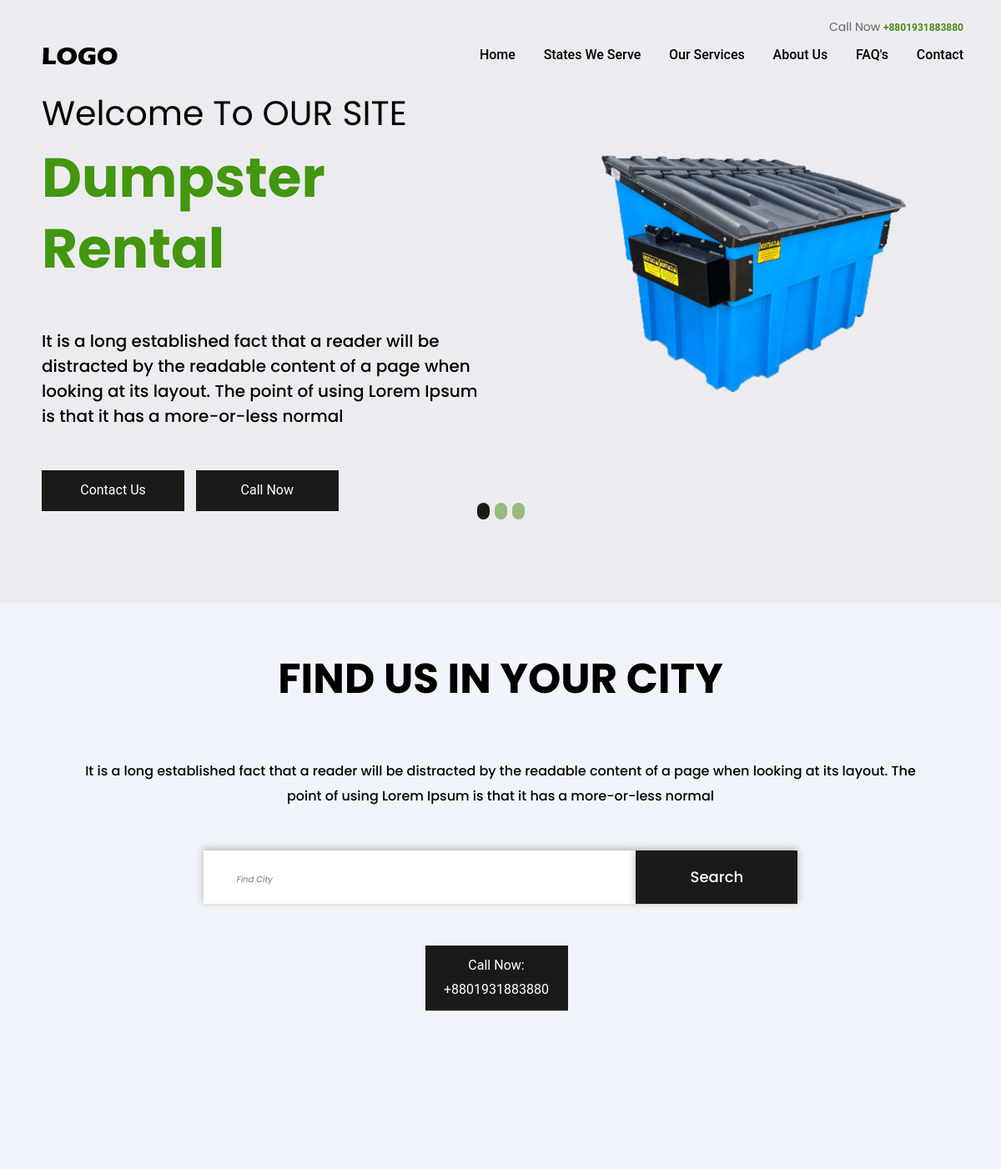
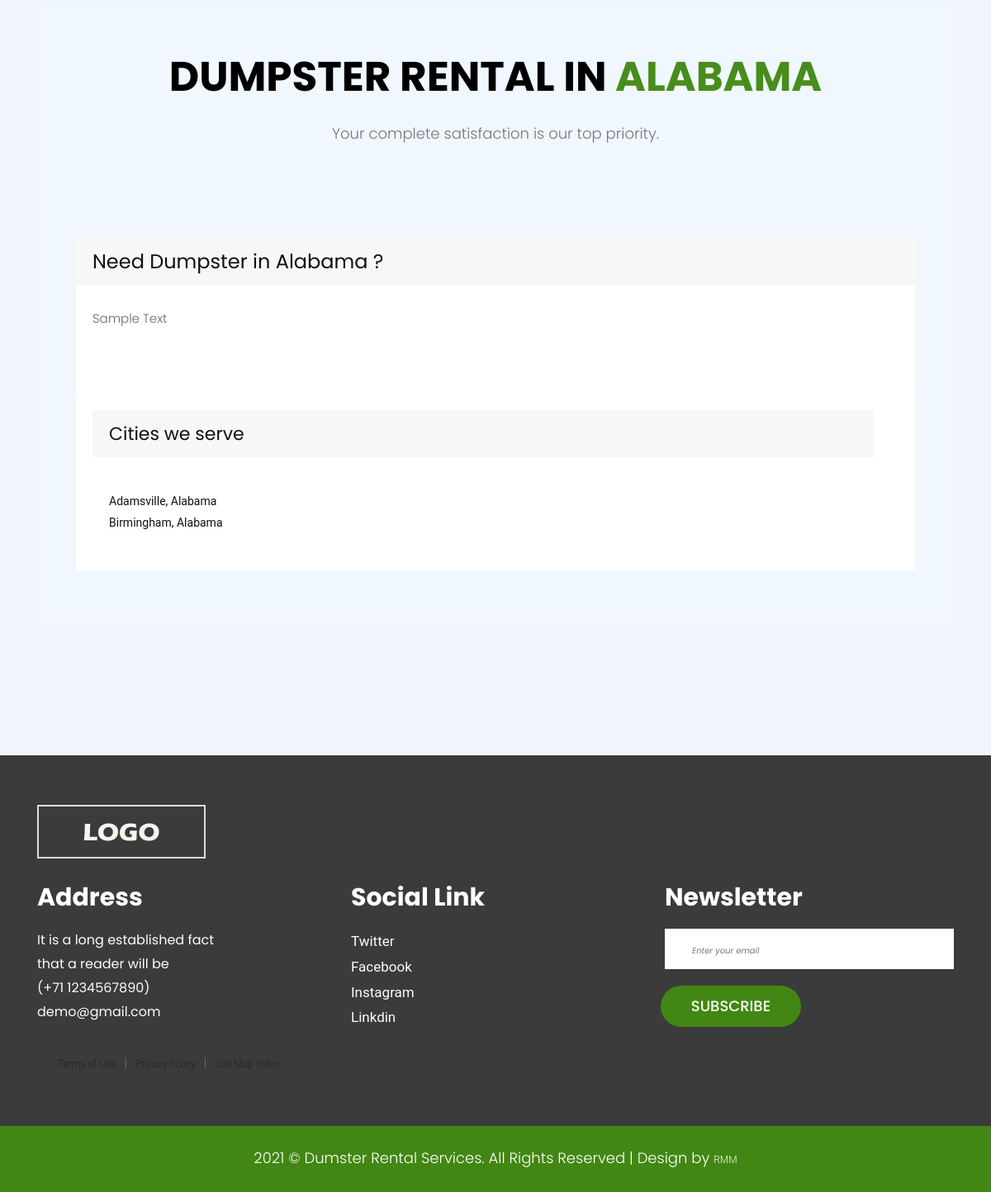
/alabama, run on the app's committed database (2 pictures, top to bottom).
### state/models.py (models this page shows, shortened)
class State(models.Model):
    name        = models.CharField(max_length=100, unique=True)
    abbvr       = models.CharField(max_length=2, unique=True)
    article     = RichTextField(blank=True, null=True)
    slug        = models.SlugField(null=False, unique=True)
    def __str__(self):
        return self.name

class City(models.Model):
    city_name   = models.CharField(max_length=50)
    state_name  = models.ForeignKey('state.State', on_delete=models.CASCADE, related_name='cities')
    zip         = models.CharField(max_length=10)
    city_detail = RichTextField(blank=True, null=True)
    slug        = models.SlugField(null=False, unique=True)
    class Meta:
        verbose_name_plural = "cities"
    def get_absolute_url(self):
        return reverse('city_detail', kwargs={'slug': self.slug, 'state': self.state_name})

### pages/views.py (the view)
# urls.py: path('<slug:slug>', StateDetailView.as_view(), name='state_detail'),
class StateDetailView(DetailView):
    context_object_name = 'state_detail_city'
    template_name = 'state_detail.html'
    queryset = State.objects.all()
    def get_context_data(self, **kwargs):
        context = super(StateDetailView, self).get_context_data(**kwargs)
        context['states'] = State.objects.all()
        context['cities'] = City.objects.all()
        return context

### templates/state_detail.html (shortened to what this page needs)
{% extends 'base.html' %}
{% block content %}
<section>
  <div class="container py-5">
    <div class="container jumbotron" id="jumbo">
      <div class="row">
        <div class="col-md-12">
          <div class="titlepage">
            <h2> Dumpster Rental in <strong class="llow">{{ object.name }}</strong> </h2>
            <br>
            <p class="lead">Your complete satisfaction is our top priority.</p>
            <br><br>
          </div>
        </div>
      </div>
      <div class="container">
        <div class="card border-0 ">
          <h1 class="card-header border-0">Need Dumpster in {{ object.name }} ?</h1>
          <div class="card-body">
            <p class="card-text">{{ object.article|safe }}</p> <br> <br>
          </div>
        </div>
        <div class="card border-0 ">
          <div class="container row card-body">
            <div class="container ">
              <h2 class="card-header border-0">Cities we serve</h2> <br>
            </div>
            <div class="container ">
              <div class="row card-body">
                {% for city in object.cities.all  %}
                {% if forloop.first %}
                <div style="float:left;" class="col-md-4">
                  {% endif %}
                  <li>
                    <a href="{{ city.get_absolute_url }}">
                      <h5>
                        {{ city.city_name }}, {{ city.state_name }}
                      </h5>
                    </a>
                  </li>
                  {% if forloop.last %}
                </div>
                {% endif %}
                {% endfor %}
              </div>
            </div>
          </div>
        </div>
      </div>
    </div>
  </div>
</section>
{% endblock content %}

### static/css/base.css (style rules this page uses)
#jumbo { background: rgb(200, 248, 255); background: rgba(240, 248, 255, 0.9); }
body { font-family: 'Signika', sans-serif; }
footer p, a { font-size: 12px; font-family: 'Roboto', sans-serif; }
::placeholder { font-size: 10px; padding-left: 10px; font-style: italic; }
section { padding-top: 4rem; padding-bottom: 5rem; background-color: #f1f4fa; }
h2 { margin-top: 0.5rem; margin-bottom: 0.5rem; }
p { padding-top: 0.5rem; padding-bottom: 0.5rem; line-height: 25px; }
body { background: #D9B280; font-family: "Roboto", sans-serif; }

### static/css/style.css (style rules this page uses)
* { box-sizing: border-box !important; }
html { scroll-behavior: smooth; }
body { color: #666666; font-size: 14px; font-family: 'Poppins', sans-serif; line-height: 1.80857; font-weight: normal; overflow-x: hidden; }
a { color: #1f1f1f; text-decoration: none !important; outline: none !important; -webkit-transition: all .3s ease-in-out; -moz-transition: all .3s ease-in-out; -ms-transition: all .3s ease-in-out; -o-transition: all .3s ease-in-out; transition: all .3s ease-in-out; }
h1, h2, h3, h4, h5, h6 { letter-spacing: 0; font-weight: normal; position: relative; padding: 0 0 10px 0; font-weight: normal; line-height: normal; color: #111111; margin: 0 }
h1 { font-size: 24px }
h2 { font-size: 22px }
h5 { font-size: 14px }
*, *::after, *::before { -webkit-box-sizing: border-box; -moz-box-sizing: border-box; box-sizing: border-box; }
ul, li, ol { margin: 0px; padding: 0px; list-style: none; }
p { margin: 0px; font-weight: 300; font-size: 15px; line-height: 24px; }
a { color: #222222; text-decoration: none; outline: none !important; }
a, .btn { text-decoration: none !important; outline: none !important; -webkit-transition: all .3s ease-in-out; -moz-transition: all .3s ease-in-out; -ms-transition: all .3s ease-in-out; -o-transition: all .3s ease-in-out; transition: all .3s ease-in-out; }
.lead { font-size: 18px; line-height: 30px; color: #767676; margin: 0; padding: 0; }
.titlepage { text-align: center; padding-bottom: 60px; }
.llow { color: #488d1c; font-weight: bold; }
.titlepage h2 { text-transform: uppercase; padding: 0; font-weight: bold; color: #000; line-height: 55px; font-size: 50px; }

### data on the page
State: name "ALABAMA", name "Alabama", article "Sample Text"
City: city_name "Adamsville", state_name "Alabama"
City: city_name "Birmingham", state_name "Alabama"
